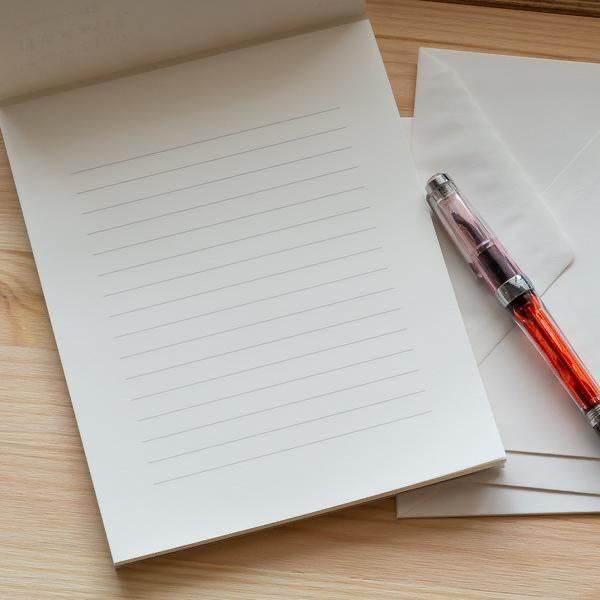
#> input picture OpenCV EEA/notebbok.jpg, 600 x 600 px, found by its file name
$ python Abhishek_220048_Midterm_Code2.py
#> lines starting #> are read from the running program, lines starting #| are printed output that depends on the picture; after the words box and inside, x2 and y2 are one past the last pixel; in counts of white or black regions, pixels touching at a corner belong together
import cv2
import numpy as np

def hough_line(s):
    image = cv2.imread(s)
#> image is the input picture: shape (600, 600, 3); mean B, G, R 161.5, 171.1, 179.7
    grayscale_image = cv2.cvtColor(image, cv2.COLOR_BGR2GRAY)
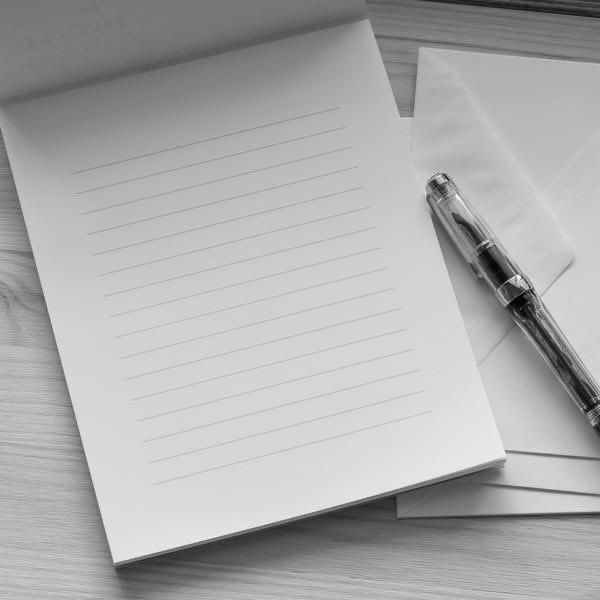
#> grayscale_image: shape (600, 600); min 1, max 254, mean 172.6
    edges = cv2.Canny(grayscale_image, 50, 150, apertureSize=3)
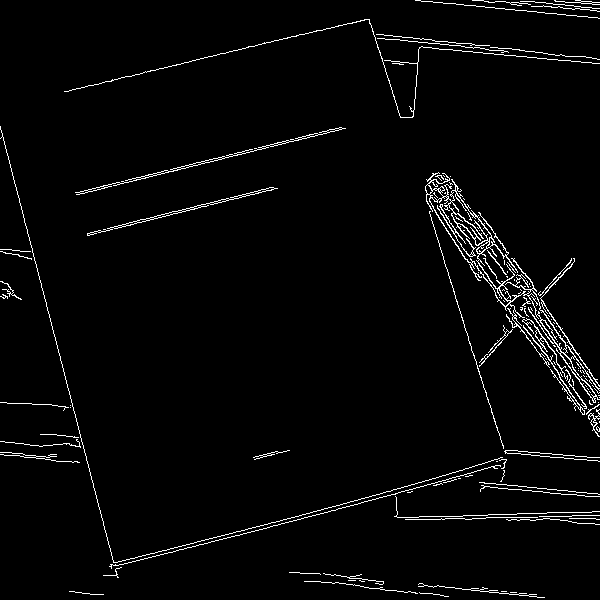
#> edges: shape (600, 600); 2.7% white in thin lines or dots
    lines = cv2.HoughLines(edges, 1, np.pi/180, threshold=100)
#> lines = 91 rows, first 8: [207, 1.33], [205, 1.33], [573, 1.33], [578, 1.31], [575, 1.31], [249, 1.33], [247, 1.33], [576, 1.33]
    houghImage = image.copy()


    if lines is not None:
        for line in lines:
            rho, theta = line[0]
            a, b = np.cos(theta), np.sin(theta)
            x0, y0 = a * rho, b * rho
            x1, y1 = int(x0 + 1000 * (-b)), int(y0 + 1000 * (a))
            x2, y2 = int(x0 - 1000 * (-b)), int(y0 - 1000 * (a))
            cv2.line(houghImage, (x1, y1), (x2, y2), (0, 0, 255), 2)
#> this loop made 91 passes
#> (rho, theta, a, b, x0, y0, x1, y1) on passes 1 to 12: (207, 1.33, 0.242, 0.97, 50.08, 200.9, -920, 442), (205, 1.33, 0.242, 0.97, 49.59, 198.9, -920, 440), (573, 1.33, 0.242, 0.97, 138.6, 556, -831, 797), (578, 1.31, 0.259, 0.966, 149.6, 558.3, -816, 817), (575, 1.31, 0.259, 0.966, 148.8, 555.4, -817, 814), (249, 1.33, 0.242, 0.97, 60.24, 241.6, -910, 483), (247, 1.33, 0.242, 0.97, 59.75, 239.7, -910, 481), (576, 1.33, 0.242, 0.97, 139.3, 558.9, -830, 800), (531, 1.54, 0.0349, 0.999, 18.53, 530.7, -980, 565), (579, 1.29, 0.276, 0.961, 159.6, 556.6, -801, 832), (-348, 2.84, -0.956, 0.292, 332.8, -101.7, 40, -1058), (105, 1.33, 0.242, 0.97, 25.4, 101.9, -944, 343)
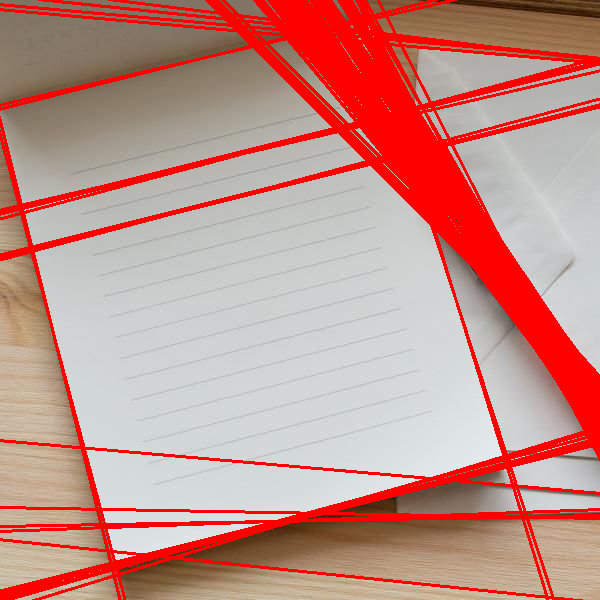
#> houghImage: shape (600, 600, 3); 17.88% of pixels changed, all inside (x1, y1, x2, y2) = (0, 0, 600, 600)

    cv2.imshow('Original Image',image)
    cv2.imshow('Hough Lines Image', houghImage)
    cv2.waitKey(0)


hough_line(r"C:\Users\DELL\OneDrive - IIT Kanpur\Desktop\OpenCV EEA\notebbok.jpg")

$ run again, with OpenCV EEA/600x600.jpg copied over OpenCV EEA/notebbok.jpg
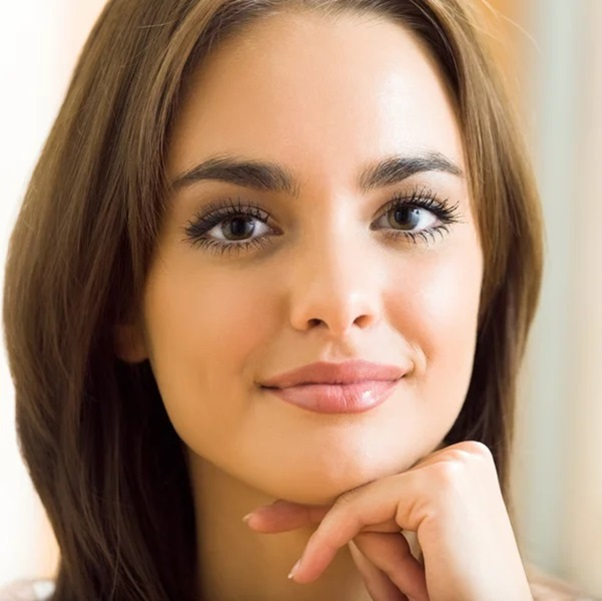
#> input picture OpenCV EEA/600x600.jpg, 602 x 601 px, found by its file name
#> in hough_line, image is the input picture: shape (601, 602, 3); mean B, G, R 111.3, 136.4, 169.6
#> in hough_line, `edges = cv2.Canny(grayscale_image, 50, 150, apertureSize=3)`:
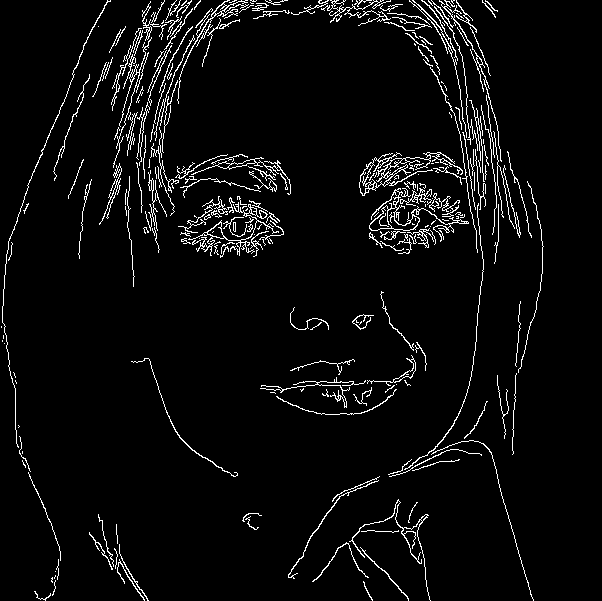
#> edges: shape (601, 602); 4.5% white in thin lines or dots
#> lines = 16 rows, first 8: [-346, 2.86], [-445, 3.02], [186, 1.54], [174, 0.367], [-442, 3], [-436, 2.98], [-447, 3.02], [193, 1.5]
#> the loop in hough_line, `for line in lines:` made 16 passes
#> (rho, theta, a, b, x0, y0, x1, y1) on passes 1 to 8: (-346, 2.86, -0.961, 0.276, 332.6, -95.37, 56, -1056), (-445, 3.02, -0.993, 0.122, 441.7, -54.23, 319, -1046), (186, 1.54, 0.0349, 0.999, 6.49, 185.9, -992, 220), (174, 0.367, 0.934, 0.358, 162.4, 62.36, -195, 995), (-442, 3, -0.99, 0.139, 437.7, -61.51, 298, -1051), (-436, 2.98, -0.988, 0.156, 430.6, -68.21, 274, -1055), (-447, 3.02, -0.993, 0.122, 443.7, -54.48, 321, -1047), (193, 1.5, 0.0698, 0.998, 13.46, 192.5, -984, 262)
#> after the loop in hough_line, `for line in lines:`:
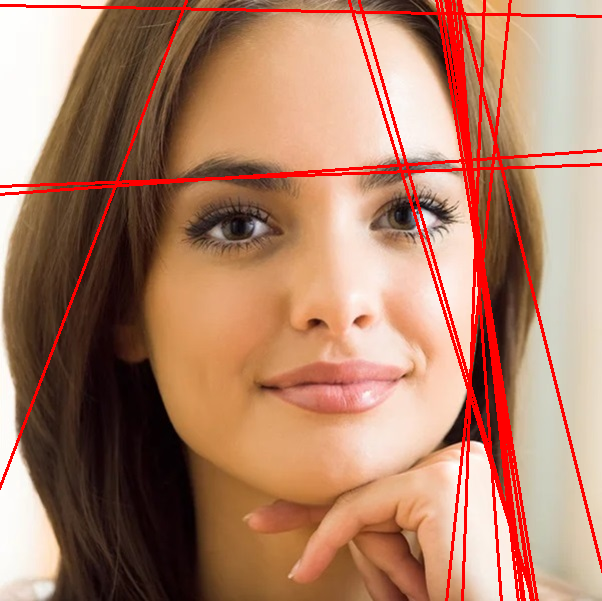
#> houghImage: shape (601, 602, 3); 6.3% of pixels changed, all inside (x1, y1, x2, y2) = (0, 0, 602, 601)
